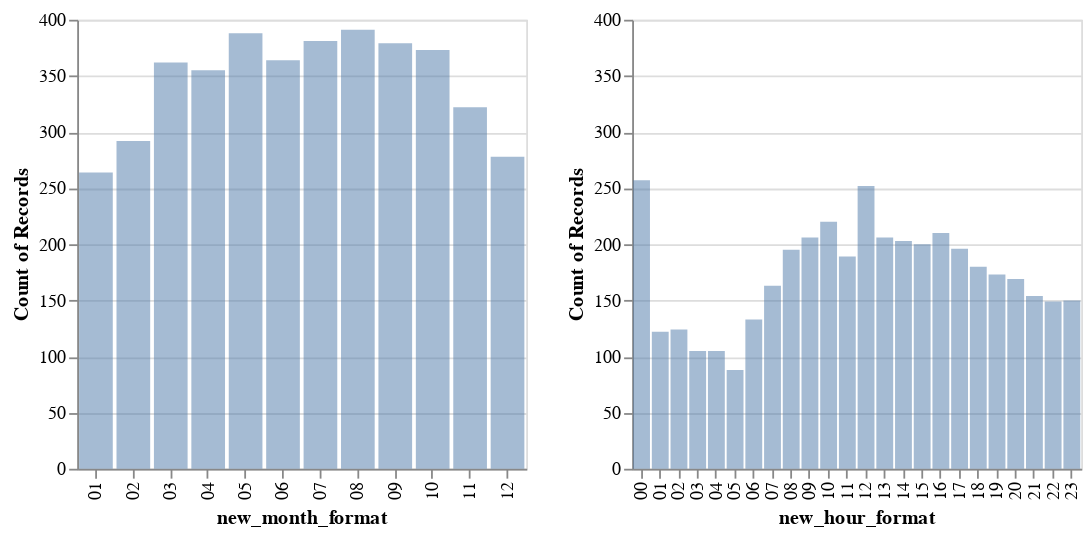

Notebook code cell kept with this figure:
### Code cell
import altair as alt
import pandas as pd
import numpy as np

# generate fake data
# source = pd.DataFrame({'gender': ['M']*1000 + ['F']*1000,
#                'height':np.concatenate((np.random.normal(69, 7, 1000),
#                                        np.random.normal(64, 6, 1000))),
#                'weight': np.concatenate((np.random.normal(195.8, 144, 1000),
#                                         np.random.normal(167, 100, 1000))),
#                'age': np.concatenate((np.random.normal(45, 8, 1000),
#                                         np.random.normal(51, 6, 1000)))
#         })

source = crime_df[crime_df[' PRIMARY DESCRIPTION']=="CRIMINAL TRESPASS"]

selector = alt.selection_single(empty='all', fields=['new_month_format'])

import random


color_scale = alt.Scale(domain=['01','02','03','04','05','06','07','08','09','10','11','12'],
                        range=['#'+"%06x" % random.randint(0, 0xFFFFFF) for i in range(1,13)])

base = alt.Chart(source).properties(
    width=250,
    height=250
).add_selection(selector)


hists2 = base.mark_bar(opacity=0.5, thickness=100).encode(
    x=alt.X('new_month_format',
            
#             scale=alt.Scale(domain=[0,100])
           ),
    y=alt.Y('count()',
            stack=None,scale=alt.Scale(domain=[0,400]),
#             scale=alt.Scale(domain=[0,350])
           ),

# \
   
#  
#     color=alt.condition(selector,
#                         'Month:N',
#                         alt.value('lightgrey'),
#                         scale=color_scale),
#     color=alt.Color('gender:N',
#                     )
).transform_filter(
    selector
)

hists1 = base.mark_bar(opacity=0.5, thickness=100).encode(
    x=alt.X('new_hour_format',
            
#             scale=alt.Scale(domain=[0,400])
           ),
    y=alt.Y('count()',
            stack=None,scale=alt.Scale(domain=[0,400]),
#             scale=alt.Scale(domain=[0,350])
           ),
#     color=alt.Color('Month:N',
#                     scale=color_scale)
).transform_filter(
    selector
)


hists2 | hists1

### Figure 1 — Vega-Lite specification as saved in the notebook (floating-point values rounded to 4 significant figures; data arrays with more than 128 entries replaced by an {"elided": "..."} marker saying what was removed)
{"config": {"view": {"continuousWidth": 400, "continuousHeight": 300}}, "hconcat": [{"mark": {"type": "bar", "opacity": 0.5, "thickness": 100}, "encoding": {"x": {"field": "new_month_format", "type": "nominal"}, "y": {"aggregate": "count", "scale": {"domain": [0, 400]}, "stack": null, "type": "quantitative"}}, "height": 250, "selection": {"selector045": {"type": "single", "empty": "all", "fields": ["new_month_format"]}}, "transform": [{"filter": {"selection": "selector045"}}], "width": 250}, {"mark": {"type": "bar", "opacity": 0.5, "thickness": 100}, "encoding": {"x": {"field": "new_hour_format", "type": "nominal"}, "y": {"aggregate": "count", "scale": {"domain": [0, 400]}, "stack": null, "type": "quantitative"}}, "height": 250, "selection": {"selector045": {"type": "single", "empty": "all", "fields": ["new_month_format"]}}, "transform": [{"filter": {"selection": "selector045"}}], "width": 250}], "data": {"name": "data-7e8bb0bde0e35d29a8c6c9a279f9bcea"}, "$schema": "https://vega.github.io/schema/vega-lite/v4.17.0.json", "datasets": {"data-7e8bb0bde0e35d29a8c6c9a279f9bcea": {"elided": "4149 records"}}}
